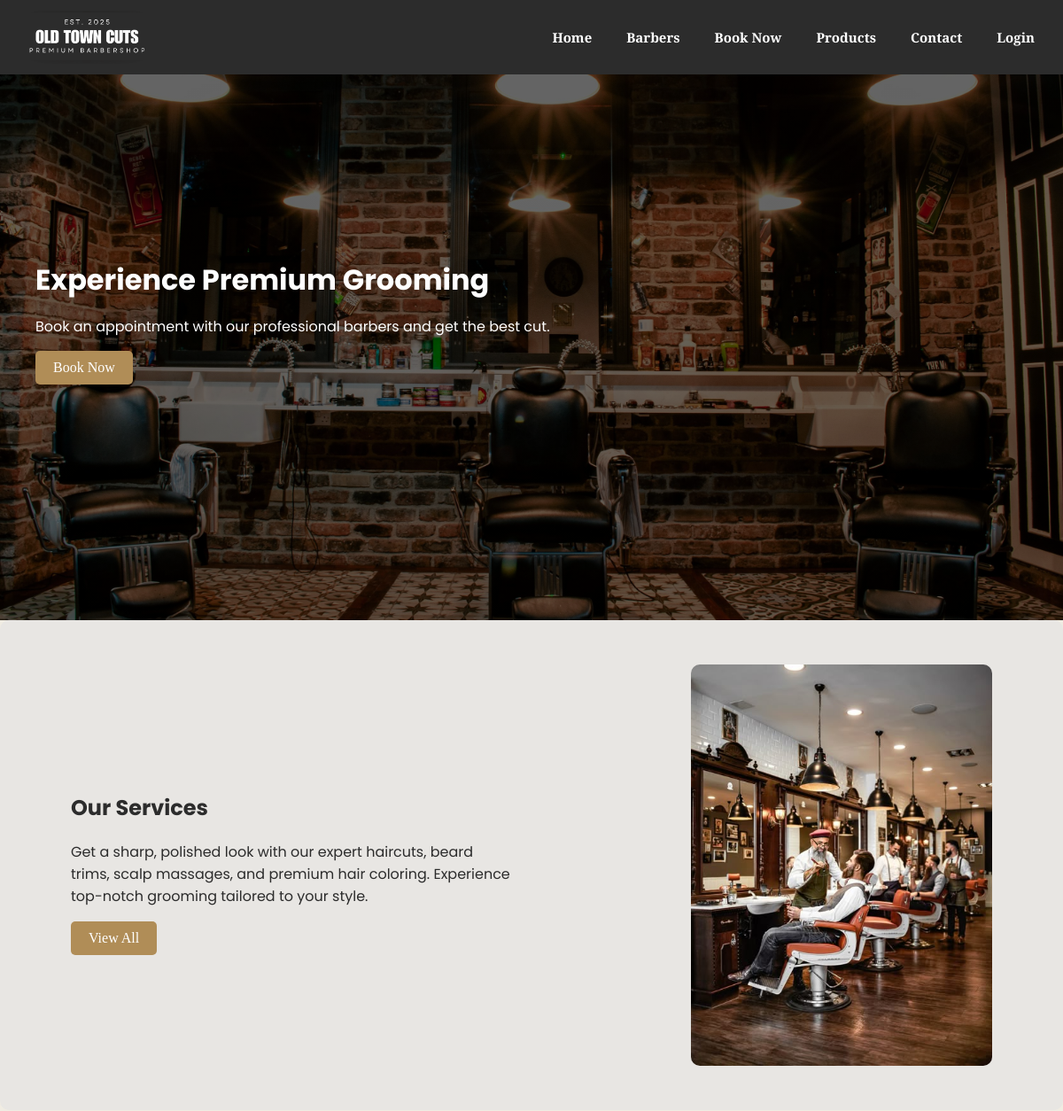
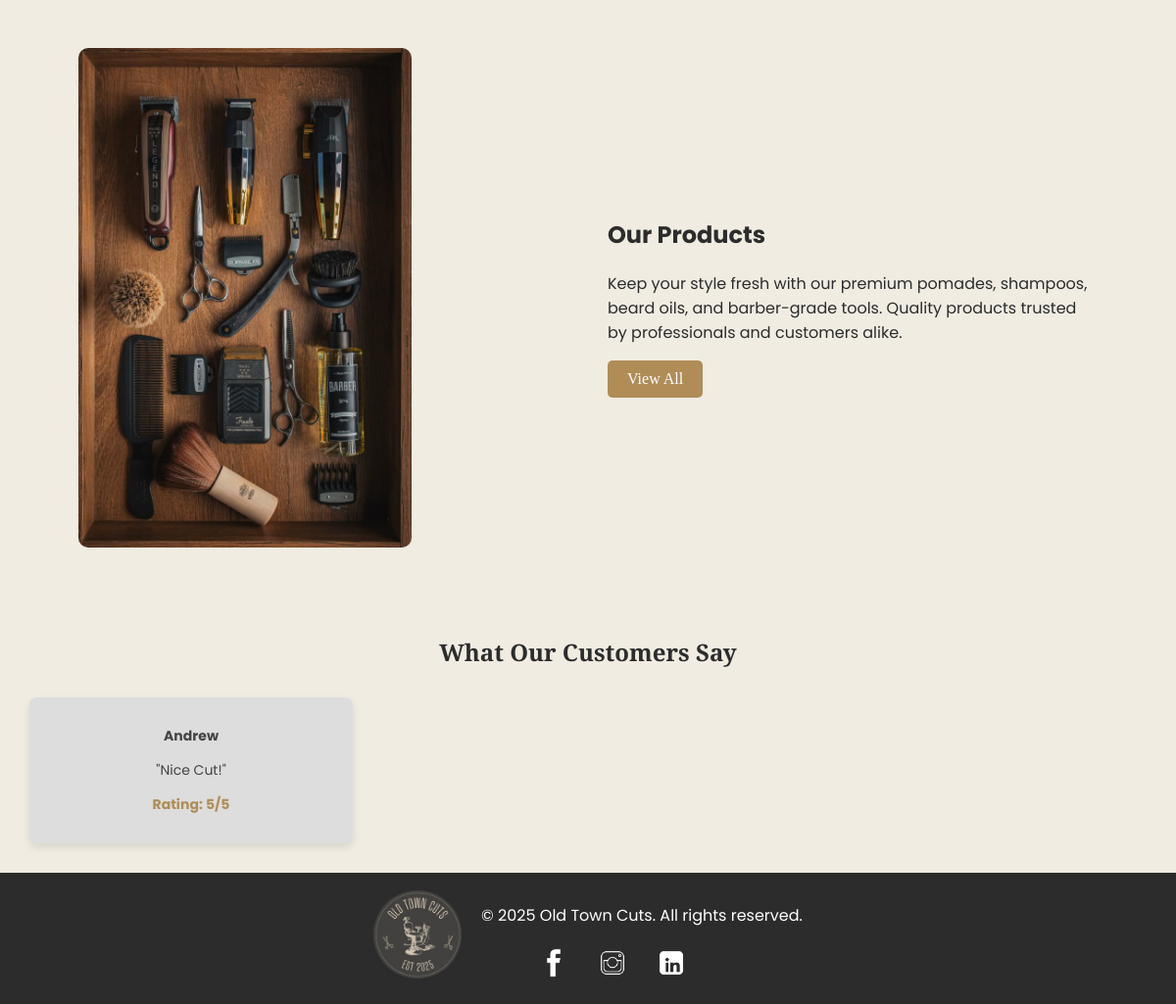
The page / on the database its author committed (2 pictures, top to bottom).
### tables this page shows
CREATE TABLE `reviews` (
  `id` int(11) NOT NULL,
  `user_id` int(11) DEFAULT NULL,
  `barber_id` int(11) DEFAULT NULL,
  `rating` int(11) DEFAULT NULL CHECK (`rating` between 1 and 5),
  `comment` text DEFAULT NULL,
  `appointment_id` int(11) NOT NULL
);

CREATE TABLE `users` (
  `id` int(11) NOT NULL,
  `name` varchar(100) NOT NULL,
  `email` varchar(150) NOT NULL,
  `password` varchar(255) NOT NULL,
  `role` enum('admin','customer') DEFAULT 'customer'
);

### index.php (the view, shortened to what this page needs)
<?php
include 'config/config.php';
?>
<!DOCTYPE html>
<html lang="en">
<head>
</head>
<body>
    <header>
        <img src="assets/images/logos.png" alt="Old Town Cuts" class="logo">
        <nav>
            <a href="index.php">Home</a>
            <a href="barbers.php">Barbers</a>
            <a href="appointment.php">Book Now</a>
            <a href="products.php">Products</a>
            <a href="contact.php">Contact</a>
            <?php if (isset($_SESSION['user_id'])): ?>
                <a href="customer/dashboard.php">Dashboard</a>
                <a href="auth/logout.php">Logout</a>
            <?php else: ?>
                <a href="auth/login.php">Login</a>
            <?php endif; ?>
        </nav>
    </header>
    <section class="hero">
        <div class="hero-content">
            <h2>Experience Premium Grooming</h2>
            <p>Book an appointment with our professional barbers and get the best cut.</p>
            <a href="appointment.php"><button>Book Now</button></a>
        </div>
    </section>
    <section class="section section-hover" style="background-color: #E8E6E3;">
        <div class="section-content">
            <h2>Our Services</h2>
            <p>Get a sharp, polished look with our expert haircuts, beard trims, scalp massages, and premium hair coloring. Experience top-notch grooming tailored to your style.</p>
            <a href="services.php"><button>View All</button></a>
        </div>
        <img src="assets/images/service.jpeg" alt="Services Image">
    </section>
    <section class="section section-hover">
        <img src="assets/images/products.jpg" alt="Products Image">
        <div class="section-content">
            <h2>Our Products</h2>
            <p>Keep your style fresh with our premium pomades, shampoos, beard oils, and barber-grade tools. Quality products trusted by professionals and customers alike.</p>
            <a href="products.php"><button>View All</button></a>
        </div>
    </section>
    <section class="reviews">
        <h2>What Our Customers Say</h2>
        <div class="reviews-container">
            <?php
            $query = "SELECT users.name, reviews.rating, reviews.comment FROM reviews
                      JOIN users ON reviews.user_id = users.id LIMIT 6";
            $result = $conn->query($query);
            while ($row = $result->fetch_assoc()): ?>
                <div class="review-card">
                    <p><strong><?php echo htmlspecialchars($row['name']); ?></strong></p>
                    <p>"<?php echo htmlspecialchars($row['comment']); ?>"</p>
                    <p class="rating">Rating: <?php echo $row['rating']; ?>/5</p>
                </div>
            <?php endwhile; ?>
        </div>
    </section>
    <footer>
        <div class="footer-container">
            <div class="footer-logo">
                <a href="index.php"><img src="assets/images/logo2.png" alt="Old Town Cuts"></a>
            </div>
            <div class="footer-content">
                <p>&copy; 2025 Old Town Cuts. All rights reserved.</p>
                <div class="social-links">
                    <a href="https://www.facebook.com/andrew.cayanan.1" target="_blank"><img src="assets/images/facebook.jpg" alt="Facebook"></a>
                    <a href="https://www.instagram.com/mickodedios?igsh=dnp1OTRtdWpxZ3Z4&utm_source=qr" target="_blank"><img src="assets/images/instagram.jpg" alt="Instagram"></a>
                    <a href="https://www.linkedin.com/in/david-tulio-126916316/" target="_blank"><img src="assets/images/linkedin.jpg" alt="LinkedIn"></a>
                </div>
            </div>
        </div>
    </footer>
</body>
</html>

### index.php (style rules this page uses)
body { font-family: 'Poppins', sans-serif; background-color: #F0ECE2; color: #2C2C2C; margin: 0; padding: 0; }
header { display: flex; justify-content: space-between; align-items: center; padding: 12px 30px; background-color: #2C2C2C; color: white; width: 100%; position: fixed; top: 0; left: 0; z-index: 1000; }
.logo { height: 60px; width: auto; max-height: 70px; }
nav { display: flex; gap: 15px; }
nav a { text-decoration: none; font-family: 'Playfair Display', serif; color: white; font-size: 15px; font-weight: bold; transition: color 0.3s ease-in-out; padding: 8px 12px; }
nav a:last-child { margin-right: 50px; }
.hero { display: flex; align-items: center; justify-content: flex-start; padding: 100px 40px; height: 500px; background: linear-gradient(rgba(0, 0, 0, 0.6), rgba(0, 0, 0, 0.6)), url('assets/images/barbershop-bg.jpg'); background-size: cover; background-position: center; color: white; }
.hero-content { max-width: 600px; }
.hero h2 { font-size: 32px; margin-bottom: 10px; }
.hero p { font-size: 16px; margin-bottom: 15px; }
.hero button { background-color: #B08D57; color: white; font-size: 16px; padding: 10px 20px; border: none; cursor: pointer; border-radius: 5px; transition: background 0.3s ease; font-family: 'Playfair Display', serif; }
.section { display: flex; align-items: center; justify-content: space-between; padding: 50px 80px; }
.section-content { max-width: 500px; }
.section-hover { transition: transform 0.3s ease, box-shadow 0.3s ease; border-radius: 10px; }
.section img { width: 340px; border-radius: 10px; }
.section button { background-color: #B08D57; color: white; font-size: 16px; padding: 10px 20px; border: none; cursor: pointer; border-radius: 5px; transition: background 0.3s ease; font-family: 'Playfair Display', serif; }
.reviews { max-width: 1200px; margin: auto; padding: 20px; text-align: center; }
.reviews h2 { font-family: 'Playfair Display', serif; margin-bottom: 20px; }
.reviews-container { display: flex; overflow-x: auto; gap: 20px; padding: 10px; }
.review-card { background:rgb(221, 221, 221); padding: 15px; border-radius: 8px; box-shadow: 0px 4px 8px rgba(0, 0, 0, 0.1); text-align: center; min-width: 300px; flex: 0 0 auto; }
.review-card p { font-size: 14px; color: #444; }
.review-card .rating { color: #B08D57; font-weight: bold; margin-top: 8px; }
.footer-container { display: flex; align-items: center; justify-content: center; background: #2C2C2C; padding: 15px; color: white; }
.footer-logo { margin-right: 20px; }
.footer-logo img { width: 90px; height: auto; }
.footer-content { text-align: center; }
.social-links { margin-top: 5px; margin-right: 60px; }
.social-links img { width: 40px; margin: 0 8px; }

### rows shown on the page
reviews: user.name "Andrew", comment "Nice Cut!", rating "5"
